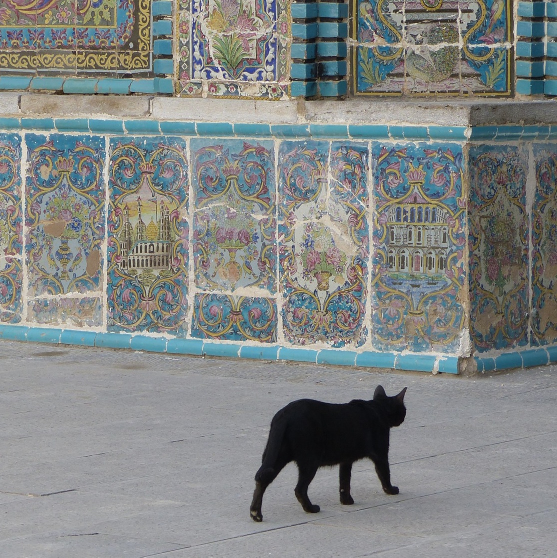
#> input picture data/cat_in_iran.jpg, 1114 x 1115 px (shown at 1/2 size)
$ python 33_image_handling.py
#> lines starting #> are read from the running program, lines starting #| are printed output that depends on the picture
#!/usr/bin/env python3
# -*- coding: utf-8 -*-
"""
Created on Thu Jan 30 14:42:49 2025

@author: maryam
"""

import imageio.v3 as imageio
from PIL import Image
import numpy as np

my_image = "cat_in_iran.jpg"

#%% Load and resize an image

fname = "data/" + my_image

image = np.array(imageio.imread(fname))
#> image is the input picture: shape (1115, 1114, 3); mean R, G, B 130.1, 133.6, 132.1
print(image.shape)
#| (1115, 1114, 3)
image_pil = Image.fromarray(image)
image_resized = image_pil.resize((64, 64), Image.LANCZOS)
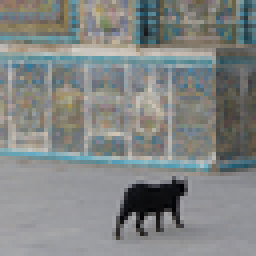
#> image_resized: PIL image 64x64 RGB (shown 4 times larger); mean R, G, B 130.1, 133.6, 132.1
image_resized_np = np.array(image_resized)
print(image_resized_np.shape)
#| (64, 64, 3)
image_resized_np = image_resized_np.reshape((64*64*3,1))
#> image_resized_np = 12288 values, max 212 at index 2358, min 0 at index 9159, mean 131.9
print(image_resized_np.shape)
#| (12288, 1)

#%%
